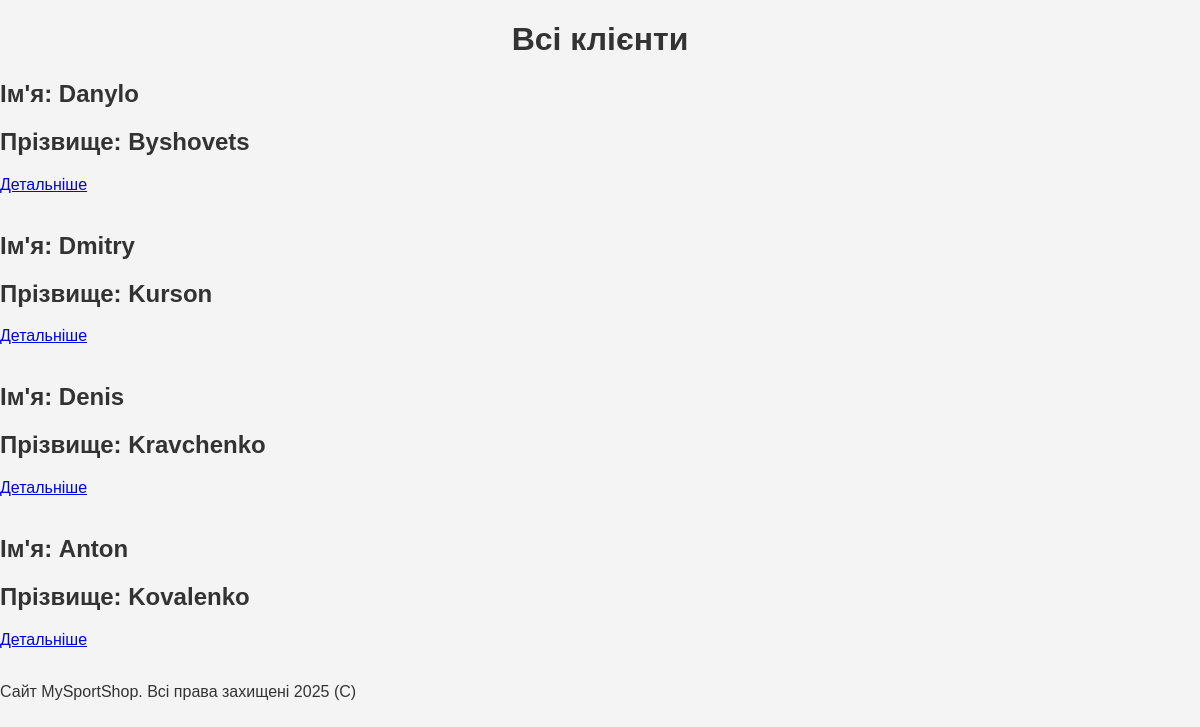
The app's page /clients with its own data.
### app.py (models this page shows, shortened)
class Client(db.Model):
    id = db.Column(db.Integer, primary_key=True)
    name = db.Column(db.String(30), nullable=False)
    surname = db.Column(db.String(30), nullable=False)
    phone = db.Column(db.String(19), nullable=False)
    cart = db.Column(db.String(1000), nullable=False)
    email = db.Column(db.String(50), nullable=False)
    password = db.Column(db.String(10), nullable=False)

### app.py (the view)
@app.route("/clients")
def show_clients():
    clients = Client.query.all()
    return render_template("clients.html", clients=clients)

### templates/clients.html (shortened to what this page needs)
{% extends 'layout.html' %}
{% block content %}
<h1>Всі клієнти</h1>
{% for el in clients %}
<div>
    <h2>Ім'я: {{ el.name }}</h2>
    <h2>Прізвище: {{ el.surname }}</h2>
    {% set client = el %}
    <a href="clients/{{client.id}}">Детальніше</a>
</div>
<br>
{% endfor %}
{% endblock %}

### static/css/styles.css (style rules this page uses)
body { font-family: Arial, sans-serif; margin: 0; padding: 0; background-color: #f4f4f4; color: #333; }
h1 { text-align: center; }

### records on screen
Client: name "Danylo", surname "Byshovets"
Client: name "Dmitry", surname "Kurson"
Client: name "Denis", surname "Kravchenko"
Client: name "Anton", surname "Kovalenko"
